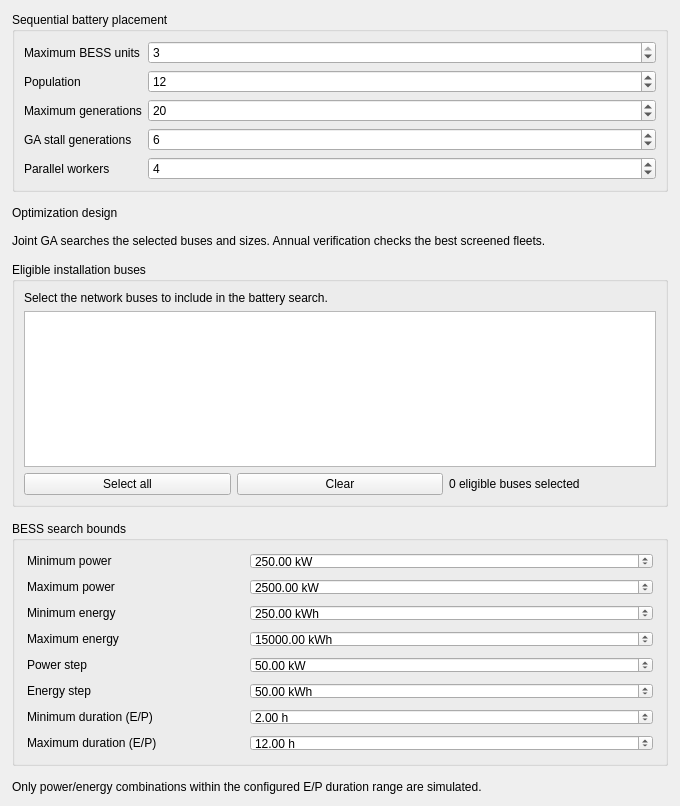
            <widget class="QWidget" name="contents_optimization">
             <property name="geometry">
              <rect>
               <x>0</x>
               <y>0</y>
               <width>680</width>
               <height>580</height>
              </rect>
             </property>
             <layout class="QVBoxLayout" name="layout_contents_optimization">
              <item>
               <widget class="QGroupBox" name="group_bess_units">
                <property name="title">
                 <string>Sequential battery placement</string>
                </property>
                <layout class="QFormLayout" name="layout_bess_units">
                 <item row="0" column="0">
                  <widget class="QLabel" name="lbl_spin_bess_units">
                   <property name="text">
                    <string>Maximum BESS units</string>
                   </property>
                  </widget>
                 </item>
                 <item row="0" column="1">
                  <widget class="QSpinBox" name="spin_bess_units">
                   <property name="minimum">
                    <number>1</number>
                   </property>
                   <property name="maximum">
                    <number>3</number>
                   </property>
                   <property name="value">
                    <number>3</number>
                   </property>
                   <property name="toolTip">
                    <string>Maximum simultaneous battery installations considered by Joint GA.</string>
                   </property>
                  </widget>
                 </item>
                 <item row="1" column="0">
                  <widget name="lbl_spin_ga_population" class="QLabel">
                   <property name="text">
                    <string>Population</string>
                   </property>
                   <property name="buddy">
                    <cstring>spin_ga_population</cstring>
                   </property>
                  </widget>
                 </item>
                 <item row="1" column="1">
                  <widget name="spin_ga_population" class="QSpinBox">
                   <property name="minimum">
                    <number>8</number>
                   </property>
                   <property name="maximum">
                    <number>1000</number>
                   </property>
                   <property name="value">
                    <number>12</number>
                   </property>
                   <property name="keyboardTracking">
                    <bool>false</bool>
                   </property>
                  </widget>
                 </item>
                 <item row="2" column="0">
                  <widget name="lbl_spin_max_generations" class="QLabel">
                   <property name="text">
                    <string>Maximum generations</string>
                   </property>
                   <property name="buddy">
                    <cstring>spin_max_generations</cstring>
                   </property>
                  </widget>
                 </item>
                 <item row="2" column="1">
                  <widget name="spin_max_generations" class="QSpinBox">
                   <property name="minimum">
                    <number>4</number>
                   </property>
                   <property name="maximum">
                    <number>10000</number>
                   </property>
                   <property name="value">
                    <number>20</number>
                   </property>
                   <property name="keyboardTracking">
                    <bool>false</bool>
                   </property>
                  </widget>
                 </item>
                 <item row="3" column="0">
                  <widget class="QLabel" name="lbl_ga_stall_generations">
                   <property name="text"><string>GA stall generations</string></property>
                   <property name="buddy"><cstring>spin_ga_stall_generations</cstring></property>
                  </widget>
                 </item>
                 <item row="3" column="1">
                  <widget class="QSpinBox" name="spin_ga_stall_generations">
                   <property name="minimum"><number>1</number></property>
                   <property name="maximum"><number>10000</number></property>
                   <property name="value"><number>6</number></property>
                   <property name="toolTip"><string>Stop after N consecutive generations without a significant best-fitness improvement.</string></property>
                  </widget>
                 </item>
                 <item row="4" column="0">
                  <widget name="lbl_spin_parallel_workers" class="QLabel">
                   <property name="text">
                    <string>Parallel workers</string>
                   </property>
                   <property name="buddy">
                    <cstring>spin_parallel_workers</cstring>
                   </property>
                  </widget>
                 </item>
                 <item row="4" column="1">
                  <widget name="spin_parallel_workers" class="QSpinBox">
                   <property name="minimum">
                    <number>1</number>
                   </property>
                   <property name="maximum">
                    <number>8</number>
                   </property>
                   <property name="value">
                    <number>4</number>
                   </property>
                   <property name="keyboardTracking">
                    <bool>false</bool>
                   </property>
                  </widget>
                 </item>
                </layout>
               </widget>
              </item>
              <item>
               <widget class="QLabel" name="lbl_optimization_heading">
                <property name="text">
                 <string>Optimization design</string>
                </property>
                <property name="wordWrap">
                 <bool>true</bool>
                </property>
                <property name="role" stdset="0">
                 <string>section</string>
                </property>
               </widget>
              </item>
              <item>
               <widget class="QLabel" name="lbl_optimization_description">
                <property name="text">
                 <string>Joint GA searches the selected buses and sizes. Annual verification checks the best screened fleets.</string>
                </property>
                <property name="wordWrap">
                 <bool>true</bool>
                </property>
                <property name="role" stdset="0">
                 <string>hint</string>
                </property>
               </widget>
              </item>
              <item>
               <widget class="QGroupBox" name="group_allowed_buses">
                <property name="title">
                 <string>Eligible installation buses</string>
                </property>
                <layout class="QVBoxLayout" name="layout_allowed_bus_selection">
                 <item>
                  <widget class="QLabel" name="lbl_allowed_buses">
                   <property name="wordWrap">
                    <bool>true</bool>
                   </property>
                   <property name="text">
                    <string>Select the network buses to include in the battery search.</string>
                   </property>
                  </widget>
                 </item>
                 <item>
                  <widget class="QListWidget" name="list_allowed_buses">
                   <property name="minimumSize">
                    <size>
                     <width>0</width>
                     <height>100</height>
                    </size>
                   </property>
                   <property name="sizePolicy">
                    <sizepolicy hsizetype="Expanding" vsizetype="Preferred">
                     <horstretch>0</horstretch>
                     <verstretch>0</verstretch>
                    </sizepolicy>
                   </property>
                   <property name="selectionMode">
                    <enum>QAbstractItemView::SelectionMode::MultiSelection</enum>
                   </property>
                   <property name="editTriggers">
                    <set>QAbstractItemView::EditTrigger::NoEditTriggers</set>
                   </property>
                  </widget>
                 </item>
                 <item>
                  <widget class="QWidget" name="panel_allowed_bus_actions">
                   <layout class="QHBoxLayout" name="layout_allowed_bus_actions">
                    <property name="spacing">
                     <number>6</number>
                    </property>
                    <property name="leftMargin">
                     <number>0</number>
                    </property>
                    <property name="rightMargin">
                     <number>0</number>
                    </property>
                    <property name="topMargin">
                     <number>0</number>
                    </property>
                    <property name="bottomMargin">
                     <number>0</number>
                    </property>
                    <item>
                     <widget class="QPushButton" name="btn_select_all_buses">
                      <property name="text">
                       <string>Select all</string>
                      </property>
                     </widget>
                    </item>
                    <item>
                     <widget class="QPushButton" name="btn_clear_allowed_buses">
                      <property name="text">
                       <string>Clear</string>
                      </property>
                     </widget>
                    </item>
                    <item>
                     <widget class="QLabel" name="lbl_allowed_bus_count">
                      <property name="text">
                       <string>0 eligible buses selected</string>
                      </property>
                     </widget>
                    </item>
                   </layout>
                  </widget>
                 </item>
                </layout>
               </widget>
              </item>
              <item>
               <widget class="QGroupBox" name="group_optimization_bounds">
                <property name="toolTip">
                 <string>Catalog values use min/max/step. Only selected non-slack buses can host a BESS.</string>
                </property>
                <property name="title">
                 <string>BESS search bounds</string>
                </property>
                <property name="sizePolicy">
                 <sizepolicy hsizetype="Expanding" vsizetype="Maximum">
                  <horstretch>0</horstretch>
                  <verstretch>0</verstretch>
                 </sizepolicy>
                </property>
                <layout class="QFormLayout" name="group_optimization_bounds_layout">
                 <property name="leftMargin">
                  <number>12</number>
                 </property>
                 <property name="topMargin">
                  <number>12</number>
                 </property>
                 <property name="rightMargin">
                  <number>12</number>
                 </property>
                 <property name="bottomMargin">
                  <number>12</number>
                 </property>
                 <item row="0" column="0">
                  <widget class="QLabel" name="lbl_spin_opt_power_min_kw">
                   <property name="text">
                    <string>Minimum power</string>
                   </property>
                   <property name="wordWrap">
                    <bool>true</bool>
                   </property>
                   <property name="buddy">
                    <cstring>spin_opt_power_min_kw</cstring>
                   </property>
                   <property name="minimumSize">
                    <size>
                     <width>205</width>
                     <height>0</height>
                    </size>
                   </property>
                  </widget>
                 </item>
                 <item row="0" column="1">
                  <widget class="QDoubleSpinBox" name="spin_opt_power_min_kw">
                   <property name="decimals">
                    <number>2</number>
                   </property>
                   <property name="minimum">
                    <double>0</double>
                   </property>
                   <property name="maximum">
                    <double>1000000000</double>
                   </property>
                   <property name="singleStep">
                    <double>10</double>
                   </property>
                   <property name="value">
                    <double>250</double>
                   </property>
                   <property name="suffix">
                    <string> kW</string>
                   </property>
                   <property name="specialValueText">
                    <string>Set value</string>
                   </property>
                   <property name="keyboardTracking">
                    <bool>false</bool>
                   </property>
                   <property name="wrapping">
                    <bool>false</bool>
                   </property>
                   <property name="specialValueText">
                    <string>Required</string>
                   </property>
                  </widget>
                 </item>
                 <item row="1" column="0">
                  <widget class="QLabel" name="lbl_spin_opt_power_max_kw">
                   <property name="text">
                    <string>Maximum power</string>
                   </property>
                   <property name="wordWrap">
                    <bool>true</bool>
                   </property>
                   <property name="buddy">
                    <cstring>spin_opt_power_max_kw</cstring>
                   </property>
                   <property name="minimumSize">
                    <size>
                     <width>205</width>
                     <height>0</height>
                    </size>
                   </property>
                  </widget>
                 </item>
                 <item row="1" column="1">
                  <widget class="QDoubleSpinBox" name="spin_opt_power_max_kw">
                   <property name="decimals">
                    <number>2</number>
                   </property>
                   <property name="minimum">
                    <double>0</double>
                   </property>
                   <property name="maximum">
                    <double>1000000000</double>
                   </property>
                   <property name="singleStep">
                    <double>10</double>
                   </property>
                   <property name="value">
                    <double>2500</double>
                   </property>
                   <property name="suffix">
                    <string> kW</string>
                   </property>
                   <property name="specialValueText">
                    <string>Set value</string>
                   </property>
                   <property name="keyboardTracking">
                    <bool>false</bool>
                   </property>
                   <property name="wrapping">
                    <bool>false</bool>
                   </property>
                   <property name="specialValueText">
                    <string>Required</string>
                   </property>
                  </widget>
                 </item>
                 <item row="2" column="0">
                  <widget class="QLabel" name="lbl_spin_opt_energy_min_kwh">
                   <property name="text">
                    <string>Minimum energy</string>
                   </property>
                   <property name="wordWrap">
                    <bool>true</bool>
                   </property>
                   <property name="buddy">
                    <cstring>spin_opt_energy_min_kwh</cstring>
                   </property>
                   <property name="minimumSize">
                    <size>
                     <width>205</width>
                     <height>0</height>
                    </size>
                   </property>
                  </widget>
                 </item>
                 <item row="2" column="1">
                  <widget class="QDoubleSpinBox" name="spin_opt_energy_min_kwh">
                   <property name="decimals">
                    <number>2</number>
                   </property>
                   <property name="minimum">
                    <double>0</double>
                   </property>
                   <property name="maximum">
                    <double>1000000000</double>
                   </property>
                   <property name="singleStep">
                    <double>10</double>
                   </property>
                   <property name="value">
                    <double>250</double>
                   </property>
                   <property name="suffix">
                    <string> kWh</string>
                   </property>
                   <property name="specialValueText">
                    <string>Set value</string>
                   </property>
                   <property name="keyboardTracking">
                    <bool>false</bool>
                   </property>
                   <property name="wrapping">
                    <bool>false</bool>
                   </property>
                   <property name="specialValueText">
                    <string>Required</string>
                   </property>
                  </widget>
                 </item>
                 <item row="3" column="0">
                  <widget class="QLabel" name="lbl_spin_opt_energy_max_kwh">
                   <property name="text">
                    <string>Maximum energy</string>
                   </property>
                   <property name="wordWrap">
                    <bool>true</bool>
                   </property>
                   <property name="buddy">
                    <cstring>spin_opt_energy_max_kwh</cstring>
                   </property>
                   <property name="minimumSize">
                    <size>
                     <width>205</width>
                     <height>0</height>
                    </size>
                   </property>
                  </widget>
                 </item>
                 <item row="3" column="1">
                  <widget class="QDoubleSpinBox" name="spin_opt_energy_max_kwh">
                   <property name="decimals">
                    <number>2</number>
                   </property>
                   <property name="minimum">
                    <double>0</double>
                   </property>
                   <property name="maximum">
                    <double>1000000000</double>
                   </property>
                   <property name="singleStep">
                    <double>10</double>
                   </property>
                   <property name="value">
                    <double>15000</double>
                   </property>
                   <property name="suffix">
                    <string> kWh</string>
                   </property>
                   <property name="specialValueText">
                    <string>Set value</string>
                   </property>
                   <property name="keyboardTracking">
                    <bool>false</bool>
                   </property>
                   <property name="wrapping">
                    <bool>false</bool>
                   </property>
                   <property name="specialValueText">
                    <string>Required</string>
                   </property>
                  </widget>
                 </item>
                 <item row="4" column="0">
                  <widget class="QLabel" name="lbl_spin_opt_power_step_kw">
                   <property name="text">
                    <string>Power step</string>
                   </property>
                   <property name="minimumSize">
                    <size>
                     <width>205</width>
                     <height>0</height>
                    </size>
                   </property>
                  </widget>
                 </item>
                 <item row="4" column="1">
                  <widget class="QDoubleSpinBox" name="spin_opt_power_step_kw">
                   <property name="decimals">
                    <number>2</number>
                   </property>
                   <property name="minimum">
                    <double>0</double>
                   </property>
                   <property name="maximum">
                    <double>1000000000.0</double>
                   </property>
                   <property name="value">
                    <double>50</double>
                   </property>
                   <property name="keyboardTracking">
                    <bool>false</bool>
                   </property>
                   <property name="suffix">
                    <string> kW</string>
                   </property>
                   <property name="toolTip">
                    <string>Power capacity grid increment.</string>
                   </property>
                   <property name="specialValueText">
                    <string>Required</string>
                   </property>
                  </widget>
                 </item>
                 <item row="5" column="0">
                  <widget class="QLabel" name="lbl_spin_opt_energy_step_kwh">
                   <property name="text">
                    <string>Energy step</string>
                   </property>
                   <property name="minimumSize">
                    <size>
                     <width>205</width>
                     <height>0</height>
                    </size>
                   </property>
                  </widget>
                 </item>
                 <item row="5" column="1">
                  <widget class="QDoubleSpinBox" name="spin_opt_energy_step_kwh">
                   <property name="decimals">
                    <number>2</number>
                   </property>
                   <property name="minimum">
                    <double>0</double>
                   </property>
                   <property name="maximum">
                    <double>1000000000.0</double>
                   </property>
                   <property name="value">
                    <double>50</double>
                   </property>
                   <property name="keyboardTracking">
                    <bool>false</bool>
                   </property>
                   <property name="suffix">
                    <string> kWh</string>
                   </property>
                   <property name="toolTip">
                    <string>Energy capacity grid increment.</string>
                   </property>
                   <property name="specialValueText">
                    <string>Required</string>
                   </property>
                  </widget>
                 </item>
                 <item row="6" column="0">
                  <widget class="QLabel" name="lbl_spin_opt_duration_min_hours">
                   <property name="text">
                    <string>Minimum duration (E/P)</string>
                   </property>
                   <property name="minimumSize">
                    <size>
                     <width>205</width>
                     <height>0</height>
                    </size>
                   </property>
                   <property name="buddy">
                    <cstring>spin_opt_duration_min_hours</cstring>
                   </property>
                  </widget>
                 </item>
                 <item row="6" column="1">
                  <widget class="QDoubleSpinBox" name="spin_opt_duration_min_hours">
                   <property name="decimals">
                    <number>2</number>
                   </property>
                   <property name="minimum">
                    <double>0.01</double>
                   </property>
                   <property name="maximum">
                    <double>1000.0</double>
                   </property>
                   <property name="singleStep">
                    <double>0.5</double>
                   </property>
                   <property name="value">
                    <double>2.0</double>
                   </property>
                   <property name="keyboardTracking">
                    <bool>false</bool>
                   </property>
                   <property name="suffix">
                    <string> h</string>
                   </property>
                   <property name="toolTip">
                    <string>Minimum permitted nameplate energy-to-power ratio, in hours.</string>
                   </property>
                  </widget>
                 </item>
                 <item row="7" column="0">
                  <widget class="QLabel" name="lbl_spin_opt_duration_max_hours">
                   <property name="text">
                    <string>Maximum duration (E/P)</string>
                   </property>
                   <property name="minimumSize">
                    <size>
                     <width>205</width>
                     <height>0</height>
                    </size>
                   </property>
                   <property name="buddy">
                    <cstring>spin_opt_duration_max_hours</cstring>
                   </property>
                  </widget>
                 </item>
                 <item row="7" column="1">
                  <widget class="QDoubleSpinBox" name="spin_opt_duration_max_hours">
                   <property name="decimals">
                    <number>2</number>
                   </property>
                   <property name="minimum">
                    <double>0.01</double>
                   </property>
                   <property name="maximum">
                    <double>1000.0</double>
                   </property>
                   <property name="singleStep">
                    <double>0.5</double>
                   </property>
                   <property name="value">
                    <double>12.0</double>
                   </property>
                   <property name="keyboardTracking">
                    <bool>false</bool>
                   </property>
                   <property name="suffix">
                    <string> h</string>
                   </property>
                   <property name="toolTip">
                    <string>Maximum permitted nameplate energy-to-power ratio, in hours.</string>
                   </property>
                  </widget>
                 </item>
                 <property name="horizontalSpacing">
                  <number>18</number>
                 </property>
                 <property name="verticalSpacing">
                  <number>10</number>
                 </property>
                 <property name="rowWrapPolicy">
                  <enum>QFormLayout::RowWrapPolicy::DontWrapRows</enum>
                 </property>
                 <property name="fieldGrowthPolicy">
                  <enum>QFormLayout::FieldGrowthPolicy::AllNonFixedFieldsGrow</enum>
                 </property>
                </layout>
               </widget>
              </item>
              <item>
               <widget class="QLabel" name="lbl_optimization_status">
                <property name="text">
                 <string>Only power/energy combinations within the configured E/P duration range are simulated.</string>
                </property>
                <property name="wordWrap">
                 <bool>true</bool>
                </property>
                <property name="visible">
                 <bool>false</bool>
                </property>
               </widget>
              </item>
              <item>
               <spacer name="spacer_optimization">
                <property name="orientation">
                 <enum>Qt::Orientation::Vertical</enum>
                </property>
                <property name="sizeType">
                 <enum>QSizePolicy::Policy::Expanding</enum>
                </property>
                <property name="sizeHint">
                 <size>
                  <width>20</width>
                  <height>20</height>
                 </size>
                </property>
               </spacer>
              </item>
              <property name="leftMargin">
               <number>12</number>
              </property>
              <property name="topMargin">
               <number>12</number>
              </property>
              <property name="rightMargin">
               <number>12</number>
              </property>
              <property name="bottomMargin">
               <number>12</number>
              </property>
              <property name="spacing">
               <number>14</number>
              </property>
             </layout>
            </widget>
